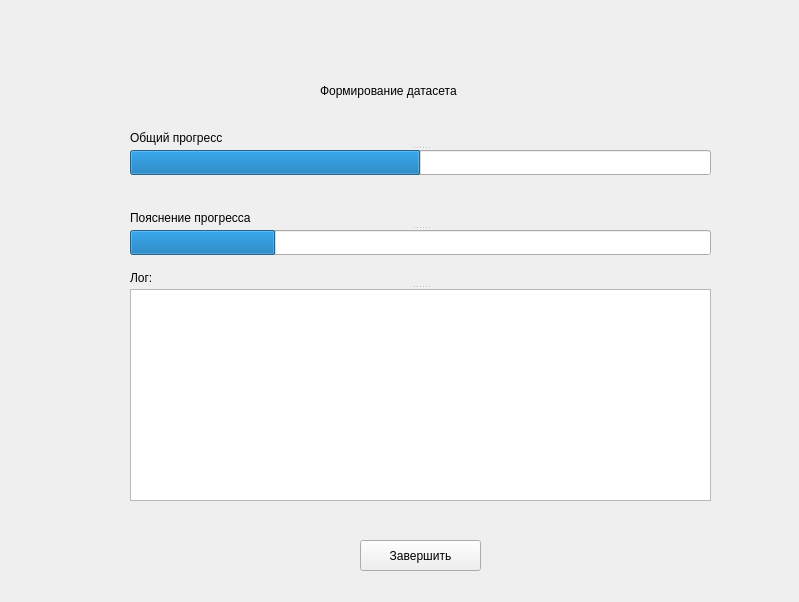
<?xml version="1.0" encoding="UTF-8"?>
<ui version="4.0">
 <class>Form</class>
 <widget class="QWidget" name="Form">
  <property name="geometry">
   <rect>
    <x>0</x>
    <y>0</y>
    <width>799</width>
    <height>602</height>
   </rect>
  </property>
  <property name="windowTitle">
   <string>Form</string>
  </property>
  <widget class="QLabel" name="label">
   <property name="geometry">
    <rect>
     <x>320</x>
     <y>70</y>
     <width>151</width>
     <height>41</height>
    </rect>
   </property>
   <property name="text">
    <string>Формирование датасета</string>
   </property>
  </widget>
  <widget class="QSplitter" name="splitter_3">
   <property name="geometry">
    <rect>
     <x>130</x>
     <y>130</y>
     <width>581</width>
     <height>45</height>
    </rect>
   </property>
   <property name="orientation">
    <enum>Qt::Orientation::Vertical</enum>
   </property>
   <widget class="QLabel" name="label_4">
    <property name="sizePolicy">
     <sizepolicy hsizetype="Preferred" vsizetype="Maximum">
      <horstretch>0</horstretch>
      <verstretch>0</verstretch>
     </sizepolicy>
    </property>
    <property name="text">
     <string>Общий прогресс</string>
    </property>
   </widget>
   <widget class="QProgressBar" name="progressBar_general">
    <property name="enabled">
     <bool>true</bool>
    </property>
    <property name="value">
     <number>50</number>
    </property>
    <property name="textVisible">
     <bool>false</bool>
    </property>
    <property name="format">
     <string/>
    </property>
   </widget>
  </widget>
  <widget class="QPushButton" name="button_stop">
   <property name="geometry">
    <rect>
     <x>360</x>
     <y>540</y>
     <width>121</width>
     <height>31</height>
    </rect>
   </property>
   <property name="text">
    <string>Завершить</string>
   </property>
  </widget>
  <widget class="QSplitter" name="splitter">
   <property name="geometry">
    <rect>
     <x>130</x>
     <y>210</y>
     <width>581</width>
     <height>45</height>
    </rect>
   </property>
   <property name="orientation">
    <enum>Qt::Orientation::Vertical</enum>
   </property>
   <widget class="QLabel" name="label_status">
    <property name="sizePolicy">
     <sizepolicy hsizetype="Preferred" vsizetype="Maximum">
      <horstretch>0</horstretch>
      <verstretch>0</verstretch>
     </sizepolicy>
    </property>
    <property name="text">
     <string>Пояснение прогресса</string>
    </property>
   </widget>
   <widget class="QProgressBar" name="progressBar_current">
    <property name="value">
     <number>25</number>
    </property>
    <property name="textVisible">
     <bool>false</bool>
    </property>
    <property name="format">
     <string/>
    </property>
   </widget>
  </widget>
  <widget class="QSplitter" name="splitter_2">
   <property name="geometry">
    <rect>
     <x>130</x>
     <y>270</y>
     <width>581</width>
     <height>231</height>
    </rect>
   </property>
   <property name="orientation">
    <enum>Qt::Orientation::Vertical</enum>
   </property>
   <widget class="QLabel" name="label_3">
    <property name="text">
     <string>Лог:</string>
    </property>
   </widget>
   <widget class="QTextEdit" name="textEdit_log">
    <property name="readOnly">
     <bool>true</bool>
    </property>
   </widget>
  </widget>
 </widget>
 <resources/>
 <connections/>
</ui>
